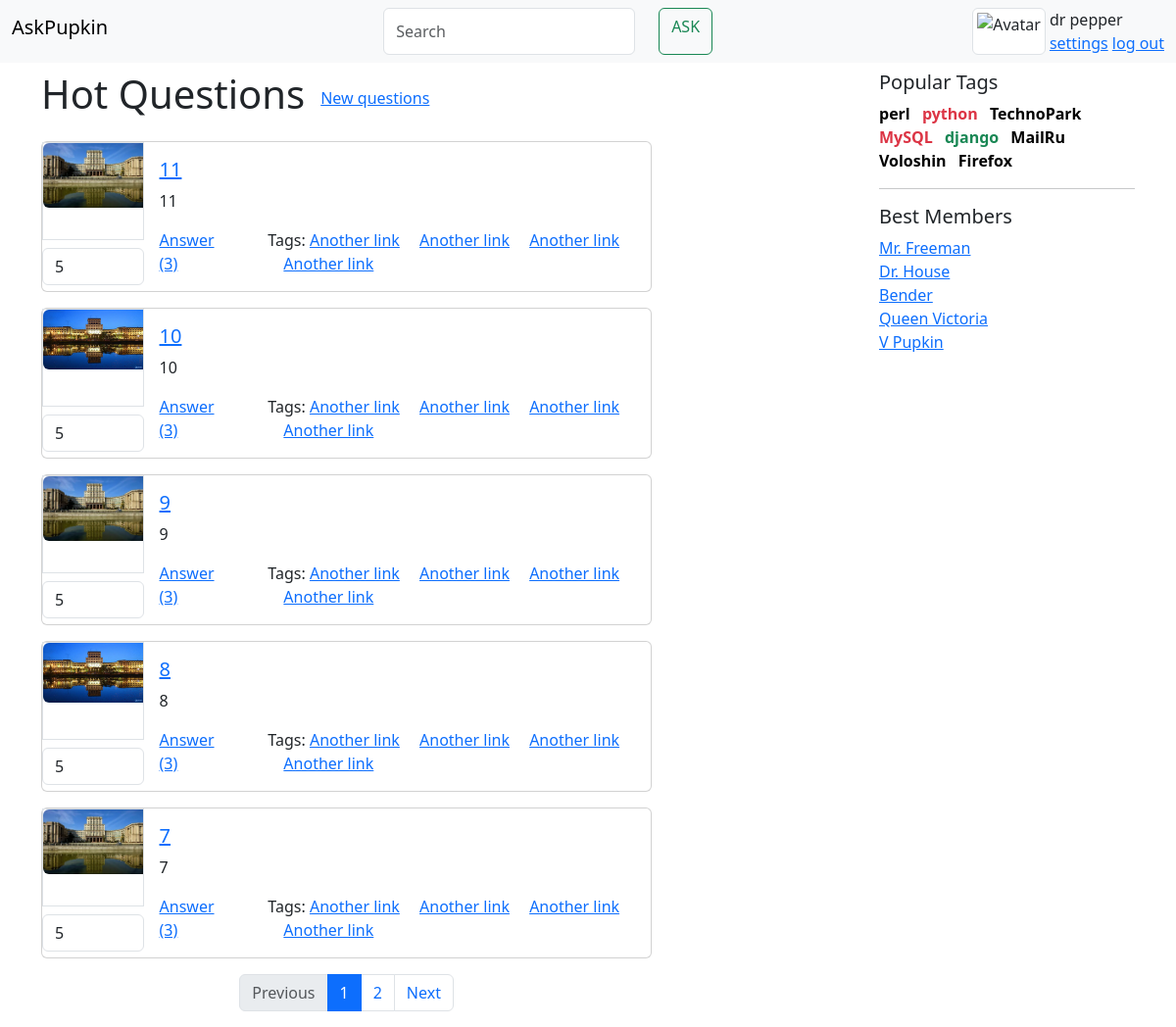
/hot/, run on the app's committed database.
### app/models.py (models this page shows, shortened)
class Question(models.Model):
    title =models.CharField("Title Question", max_length=100)
    text=models.TextField("Text Qestion")
    id_question=models.CharField("ID Question", max_length=100)
    img = models.ImageField("Image", upload_to='image/q_img')
    class Meta:
        verbose_name= "Запись"
        verbose_name_plural= "Записи"

### app/views.py (the view)
# urls.py: path('hot/', views.HotQuestionView.as_view()),
class HotQuestionView(View):
    def get(self,request):
        page_num = int(request.GET.get('page', 1))
        paginator = Paginator(list(reversed(models.Question.objects.all())), per_page=5)
        page = paginator.page(page_num)
        return  render(request, 'blog/hot.html',{'question_list':page.object_list,'page_obj':page})

### templates/blog/hot.html (shortened to what this page needs)
{% extends 'blog/layouts/main_base.html' %}
{% block content %}
        <div class="col-9">
            <div class="d-flex gap-3 align-items-center">
                <h1>Hot Questions</h1>
                <a href="/">New questions</a>
            </div>
            {% for question in question_list%}
            {% include 'blog/layouts/question.html' %}
            {% endfor %}
            {% include 'blog/layouts/pagination.html' %}
        </div>
{% endblock %}

### templates/blog/layouts/question.html
<div class="card mb-3">
                <div class="row g-0">
                    <div class="col-md-2">
                        <div class="border mb-2" style="height: 100px">
                            <img src="{{question.img.url}}" class="img-fluid rounded-start" alt="Avatar">
                        </div>
                        <input class="form-control" type="number" value="5" placeholder="Default input"
                               aria-label="default input example">
                    </div>
                    <div class="col-md-10">
                        <div class="card-body">
                            <h5><a href="/question/{{question.id}}" class="card-link">{{ question.title }}</a></h5>
                            <p class="card-text">{{ question.text }}</p>
                            <div class="d-flex gap-5">
                                <a href="#" class="card-link">Answer (3)</a>
                                <div>
                                    Tags:
                                    <a href="/tag" class="card-link">Another link</a>
                                    <a href="/tag" class="card-link">Another link</a>
                                    <a href="/tag" class="card-link">Another link</a>
                                    <a href="/tag" class="card-link">Another link</a>
                                </div>
                            </div>
                        </div>
                    </div>
                </div>
            </div>

### data on the page
Question: img (picture), title "11", text "11"
Question: img (picture), title "10", text "10"
Question: img (picture), title "9", text "9"
Question: img (picture), title "8", text "8"
Question: img (picture), title "7", text "7"

### other printed values
{{ page_obj.number }} "1"
{{ page_obj.number|add:"1" }} "2"
